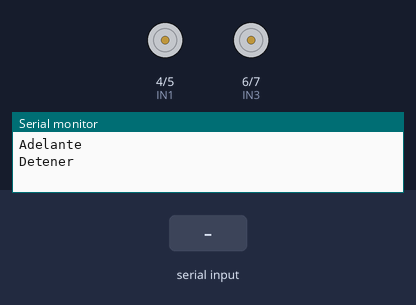
The sketch below on a simulated Arduino Uno, built with avr-gcc and run on an emulated ATmega328P. On the bench: motor-driver pin pairs drawn as motors (green arrow = first pin HIGH = forward, orange = second pin HIGH = backward, longer = more drive, scaled by the enable pin), the last lines printed to the serial monitor. The test bench sets the inputs (shaded band).

Above: at 2.2 s.
2.3 s: "S" received over the second serial link
At 3.5 s:
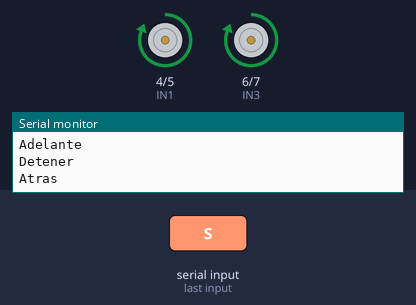
3.8 s: "D" received over the second serial link
At 4.6 s:
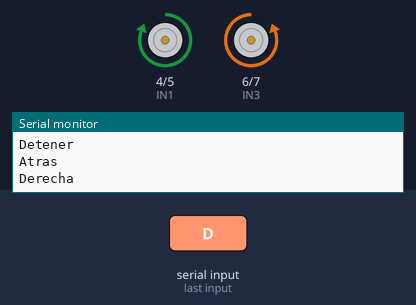
5.3 s: "A" received over the second serial link
At 5.8 s:
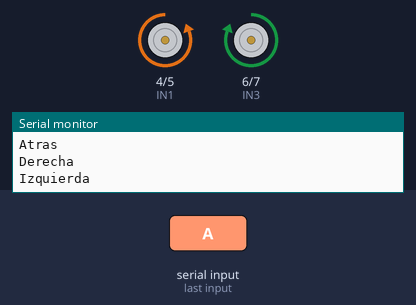
6.8 s: "W" received over the second serial link
At 8.0 s:
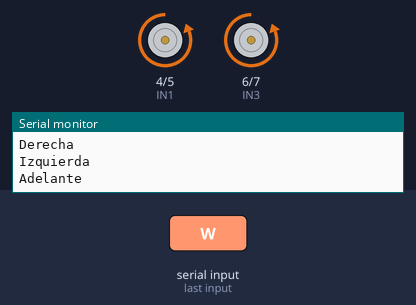
8.3 s: "X" received over the second serial link
At 9.2 s:
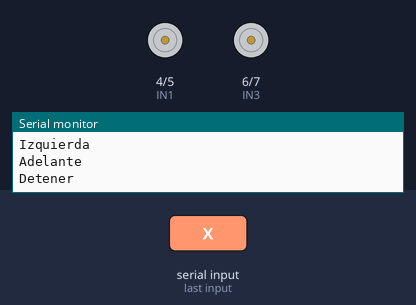
Timing chart, 0 to 10.8 s (numbered marks = the images above; inputs shaded):
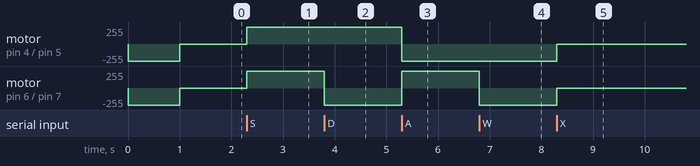

Measured:
- after the input at 2.3 s, motor on pin 4 (IN1) / pin 5 (IN2), motor on pin 6 (IN3) / pin 7 (IN4): stopped → forward 255/255 at once
- after the input at 3.8 s, motor on pin 6 (IN3) / pin 7 (IN4): forward 255/255 → backward 255/255 at once
- after the input at 5.3 s, motor on pin 4 (IN1) / pin 5 (IN2): forward 255/255 → backward 255/255 at once; motor on pin 6 (IN3) / pin 7 (IN4): backward 255/255 → forward 255/255 at once
- after the input at 6.8 s, motor on pin 6 (IN3) / pin 7 (IN4): forward 255/255 → backward 255/255 at once
- after the input at 8.3 s, motor on pin 4 (IN1) / pin 5 (IN2), motor on pin 6 (IN3) / pin 7 (IN4): backward 255/255 → stopped at once

The sketch:

Control_Robot_Raul.ino
```cpp
#include <SoftwareSerial.h>


SoftwareSerial miBT(2, 3); //Rx, Tx: Los pines donde van los cables Rx y Tx invertidos del módulo bluetooth
//Declaramos una variable
char DATO;


// Motor A
int ENA = 10;
int IN1 = 4;
int IN2 = 5;
// Motor B
int ENB = 11;
int IN3 = 6;
int IN4 = 7;
//Velocidad Estandar
int velMA = 255;
int velMB = 255;

void setup() {

Serial.begin(9600) ;
miBT.begin(38400); //Velocidad de comunic. por defecto para el módulo bluetooth
// Declaramos todos los pines digitales como salidas
pinMode (ENA, OUTPUT);
pinMode (ENB, OUTPUT);
pinMode (IN1, OUTPUT);
pinMode (IN2, OUTPUT);
pinMode (IN3, OUTPUT);
pinMode (IN4, OUTPUT);

Adelante();
delay(1000);
Detener();
}

void loop() {

//Para comprobar que funcionan los motores
/*Adelante();
delay(5000);
Atras();
delay(5000);
Derecha();
delay(5000);
Izquierda();
delay(5000);
Detener();
delay(2000);
*/

if (miBT.available()){

  DATO = miBT.read();
  if (DATO == 'W'){
    Adelante();
  }
  if (DATO == 'S'){
    Atras();
  }
  if (DATO == 'D'){
    Derecha();
  }
  if (DATO == 'A'){
    Izquierda();
  }
  if (DATO == 'X'){
    Detener();
  }
  }
}//Final void Loop()


void Adelante()
{
digitalWrite(IN1,LOW);
digitalWrite(IN2,HIGH);
analogWrite(ENA,velMA);

digitalWrite(IN3,LOW);
digitalWrite(IN4,HIGH);
analogWrite(ENB,velMB);
Serial.println("Adelante");

}

void Atras()
{
digitalWrite(IN1,HIGH);
digitalWrite(IN2,LOW);
analogWrite(ENA,velMA);

digitalWrite(IN3,HIGH);
digitalWrite(IN4,LOW);
analogWrite(ENB,velMB);
Serial.println("Atras");

}

void Izquierda()
{
digitalWrite(IN1,LOW);
digitalWrite(IN2,HIGH);
analogWrite(ENA,velMA);

digitalWrite(IN3,HIGH);
digitalWrite(IN4,LOW);
analogWrite(ENB,velMB);
Serial.println("Izquierda");


}

void Derecha()
{
digitalWrite(IN1,HIGH);
digitalWrite(IN2,LOW);
analogWrite(ENA,velMA);

digitalWrite(IN3,LOW);
digitalWrite(IN4,HIGH);
analogWrite(ENB,velMB);
Serial.println("Derecha");


}

void Detener()
{
digitalWrite(IN1,LOW);
digitalWrite(IN2,LOW);
analogWrite(ENA,velMA);

digitalWrite(IN3,LOW);
digitalWrite(IN4,LOW);
analogWrite(ENB,velMB);
Serial.println("Detener");

}
```
